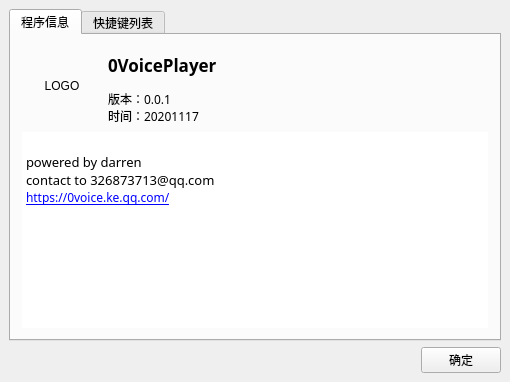
<?xml version="1.0" encoding="UTF-8"?>
<ui version="4.0">
 <class>About</class>
 <widget class="QWidget" name="About">
  <property name="geometry">
   <rect>
    <x>0</x>
    <y>0</y>
    <width>510</width>
    <height>382</height>
   </rect>
  </property>
  <property name="font">
   <font>
    <pointsize>9</pointsize>
   </font>
  </property>
  <property name="windowTitle">
   <string>0VoicePlayer 关于</string>
  </property>
  <property name="windowIcon">
   <iconset>
    <normaloff>://res/Player.ico</normaloff>://res/Player.ico</iconset>
  </property>
  <layout class="QGridLayout" name="gridLayout">
   <property name="leftMargin">
    <number>9</number>
   </property>
   <property name="topMargin">
    <number>9</number>
   </property>
   <property name="rightMargin">
    <number>9</number>
   </property>
   <property name="bottomMargin">
    <number>9</number>
   </property>
   <property name="spacing">
    <number>6</number>
   </property>
   <item row="0" column="0" colspan="2">
    <widget class="QTabWidget" name="tabWidget">
     <property name="currentIndex">
      <number>0</number>
     </property>
     <widget class="QWidget" name="tab">
      <attribute name="title">
       <string>程序信息</string>
      </attribute>
      <layout class="QGridLayout" name="gridLayout_4">
       <item row="0" column="0">
        <layout class="QVBoxLayout" name="verticalLayout">
         <item>
          <layout class="QHBoxLayout" name="horizontalLayout">
           <item>
            <widget class="QLabel" name="LogoLabel">
             <property name="minimumSize">
              <size>
               <width>80</width>
               <height>80</height>
              </size>
             </property>
             <property name="maximumSize">
              <size>
               <width>80</width>
               <height>80</height>
              </size>
             </property>
             <property name="text">
              <string>LOGO</string>
             </property>
             <property name="alignment">
              <set>Qt::AlignCenter</set>
             </property>
            </widget>
           </item>
           <item>
            <layout class="QGridLayout" name="gridLayout_2">
             <item row="0" column="0">
              <widget class="QLabel" name="label_2">
               <property name="font">
                <font>
                 <family>微软雅黑</family>
                 <pointsize>13</pointsize>
                 <weight>75</weight>
                 <bold>true</bold>
                </font>
               </property>
               <property name="text">
                <string>0VoicePlayer</string>
               </property>
              </widget>
             </item>
             <item row="1" column="0">
              <widget class="QLabel" name="VersionLabel">
               <property name="font">
                <font>
                 <family>微软雅黑</family>
                </font>
               </property>
               <property name="text">
                <string>版本：0.0.1
时间：20201117</string>
               </property>
              </widget>
             </item>
            </layout>
           </item>
          </layout>
         </item>
         <item>
          <widget class="QTextBrowser" name="textBrowser_2">
           <property name="font">
            <font>
             <family>微软雅黑</family>
            </font>
           </property>
           <property name="frameShape">
            <enum>QFrame::NoFrame</enum>
           </property>
           <property name="html">
            <string>&lt;!DOCTYPE HTML PUBLIC &quot;-//W3C//DTD HTML 4.0//EN&quot; &quot;http://www.w3.org/TR/REC-html40/strict.dtd&quot;&gt;
&lt;html&gt;&lt;head&gt;&lt;meta name=&quot;qrichtext&quot; content=&quot;1&quot; /&gt;&lt;style type=&quot;text/css&quot;&gt;
p, li { white-space: pre-wrap; }
&lt;/style&gt;&lt;/head&gt;&lt;body style=&quot; font-family:'微软雅黑'; font-size:9pt; font-weight:400; font-style:normal;&quot;&gt;
&lt;p style=&quot;-qt-paragraph-type:empty; margin-top:0px; margin-bottom:0px; margin-left:0px; margin-right:0px; -qt-block-indent:0; text-indent:0px; font-family:'SimSun';&quot;&gt;&lt;br /&gt;&lt;/p&gt;
&lt;p style=&quot; margin-top:0px; margin-bottom:0px; margin-left:0px; margin-right:0px; -qt-block-indent:0; text-indent:0px;&quot;&gt;&lt;span style=&quot; font-family:'SimSun'; font-size:10pt;&quot;&gt;powered by darren&lt;/span&gt;&lt;/p&gt;
&lt;p style=&quot; margin-top:0px; margin-bottom:0px; margin-left:0px; margin-right:0px; -qt-block-indent:0; text-indent:0px;&quot;&gt;&lt;span style=&quot; font-family:'SimSun'; font-size:10pt;&quot;&gt;contact to 326873713@qq.com&lt;/span&gt;&lt;/p&gt;
&lt;p style=&quot; margin-top:0px; margin-bottom:0px; margin-left:0px; margin-right:0px; -qt-block-indent:0; text-indent:0px;&quot;&gt;&lt;a href=&quot;https://0voice.ke.qq.com/&quot;&gt;&lt;span style=&quot; text-decoration: underline; color:#0000ff;&quot;&gt;https://0voice.ke.qq.com/&lt;/span&gt;&lt;/a&gt;&lt;/p&gt;&lt;/body&gt;&lt;/html&gt;</string>
           </property>
           <property name="openExternalLinks">
            <bool>true</bool>
           </property>
          </widget>
         </item>
        </layout>
       </item>
      </layout>
     </widget>
     <widget class="QWidget" name="tab_2">
      <attribute name="title">
       <string>快捷键列表</string>
      </attribute>
      <layout class="QGridLayout" name="gridLayout_3">
       <item row="0" column="0">
        <widget class="QTextBrowser" name="textBrowser">
         <property name="frameShape">
          <enum>QFrame::NoFrame</enum>
         </property>
         <property name="html">
          <string>&lt;!DOCTYPE HTML PUBLIC &quot;-//W3C//DTD HTML 4.0//EN&quot; &quot;http://www.w3.org/TR/REC-html40/strict.dtd&quot;&gt;
&lt;html&gt;&lt;head&gt;&lt;meta name=&quot;qrichtext&quot; content=&quot;1&quot; /&gt;&lt;style type=&quot;text/css&quot;&gt;
p, li { white-space: pre-wrap; }
&lt;/style&gt;&lt;/head&gt;&lt;body style=&quot; font-family:'SimSun'; font-size:9pt; font-weight:400; font-style:normal;&quot;&gt;
&lt;p style=&quot; margin-top:0px; margin-bottom:0px; margin-left:0px; margin-right:0px; -qt-block-indent:0; text-indent:0px;&quot;&gt;&lt;span style=&quot; font-size:10pt;&quot;&gt;快捷键	指令&lt;/span&gt;&lt;/p&gt;
&lt;p style=&quot; margin-top:0px; margin-bottom:0px; margin-left:0px; margin-right:0px; -qt-block-indent:0; text-indent:0px;&quot;&gt;&lt;span style=&quot; font-size:10pt;&quot;&gt;----------------------------------&lt;/span&gt;&lt;/p&gt;
&lt;p style=&quot; margin-top:0px; margin-bottom:0px; margin-left:0px; margin-right:0px; -qt-block-indent:0; text-indent:0px;&quot;&gt;&lt;span style=&quot; font-size:10pt;&quot;&gt;Enter	屏幕-&amp;gt;全屏&lt;/span&gt;&lt;/p&gt;
&lt;p style=&quot; margin-top:0px; margin-bottom:0px; margin-left:0px; margin-right:0px; -qt-block-indent:0; text-indent:0px;&quot;&gt;&lt;span style=&quot; font-size:10pt;&quot;&gt;↑	声音-&amp;gt;音量 +&lt;/span&gt;&lt;/p&gt;
&lt;p style=&quot; margin-top:0px; margin-bottom:0px; margin-left:0px; margin-right:0px; -qt-block-indent:0; text-indent:0px;&quot;&gt;&lt;span style=&quot; font-size:10pt;&quot;&gt;↓	声音-&amp;gt;音量 -&lt;/span&gt;&lt;/p&gt;
&lt;p style=&quot; margin-top:0px; margin-bottom:0px; margin-left:0px; margin-right:0px; -qt-block-indent:0; text-indent:0px;&quot;&gt;&lt;span style=&quot; font-size:10pt;&quot;&gt;→	播放-&amp;gt;定位-&amp;gt;步进5 秒&lt;/span&gt;&lt;/p&gt;
&lt;p style=&quot; margin-top:0px; margin-bottom:0px; margin-left:0px; margin-right:0px; -qt-block-indent:0; text-indent:0px;&quot;&gt;&lt;span style=&quot; font-size:10pt;&quot;&gt;←	播放-&amp;gt;定位-&amp;gt;步退5 秒&lt;/span&gt;&lt;/p&gt;&lt;/body&gt;&lt;/html&gt;</string>
         </property>
        </widget>
       </item>
      </layout>
     </widget>
    </widget>
   </item>
   <item row="1" column="1" alignment="Qt::AlignRight">
    <widget class="QPushButton" name="ClosePushButton">
     <property name="layoutDirection">
      <enum>Qt::LeftToRight</enum>
     </property>
     <property name="text">
      <string>确定</string>
     </property>
     <property name="autoDefault">
      <bool>false</bool>
     </property>
    </widget>
   </item>
  </layout>
 </widget>
 <layoutdefault spacing="6" margin="11"/>
 <resources/>
 <connections/>
</ui>
